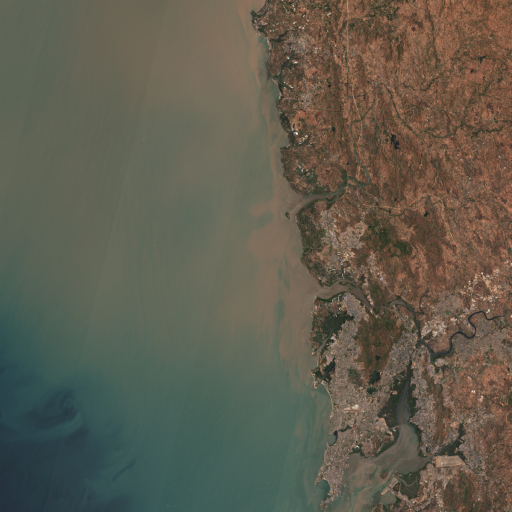
#> input picture test_pc.png, 512 x 512 px, given in place of ml, which was not available
$ python sweep_metrics.py --pred_dir ../.. --gt_dir ../..
#> lines starting #> are read from the running program, lines starting #| are printed output that depends on the picture; after the words box and inside, x2 and y2 are one past the last pixel; in counts of white or black regions, pixels touching at a corner belong together; pictures that were not available may be replaced by others from this repository, and a replacement may not be noted
"""
sweep_metrics.py

Usage:
    python sweep_metrics.py --pred_dir ./preds --gt_dir ./gts --out results.csv
    python sweep_metrics.py --pred_dir ./preds --gt_dir ./gts --out outputs/th_minarea_sweep.csv \
    --thresholds 0.3 0.4 0.5 0.6 0.7 0.8 0.9 --min_areas 0 20 50 100 200


    python scripts/sweep_metrics.py ^
  --pred_dir ./preds ^
  --gt_dir ./gts ^
  --out outputs/th_minarea_sweep.csv ^
  --thresholds 0.3 0.4 0.5 0.6 0.7 0.8 0.9 ^
  --min_areas 0 20 50 100 200 ^
  --save_samples

"""

import os
import argparse
from glob import glob
import numpy as np
import pandas as pd
import matplotlib.pyplot as plt
from tqdm import tqdm
from skimage import io
from skimage.morphology import remove_small_objects
from skimage.color import rgb2gray

# ---------- utils ----------
def load_image(path):
    """Load image and return float array in [0,1]. Handles uint8 and other integer types.
       If RGB, convert to grayscale."""
    arr = io.imread(path)
    if np.issubdtype(arr.dtype, np.integer):
        # scale integer types to [0,1]
        arr = arr.astype(np.float32) / np.iinfo(arr.dtype).max
    else:
        arr = arr.astype(np.float32)
    if arr.ndim == 3:
        # convert RGB to grayscale (preserves relative probability if RGB used for probs)
        arr = rgb2gray(arr)
    return np.asarray(arr, dtype=np.float32)

def binarize_and_filter(prob_map, thr, min_area):
    bin_mask = prob_map >= thr
    if min_area and min_area > 0:
        bin_mask = remove_small_objects(bin_mask.astype(bool), min_size=min_area)
    return bin_mask.astype(bool)

def confusion_from_masks(pred_mask, gt_mask):
    tp = np.logical_and(pred_mask, gt_mask).sum()
    fp = np.logical_and(pred_mask, np.logical_not(gt_mask)).sum()
    fn = np.logical_and(np.logical_not(pred_mask), gt_mask).sum()
    tn = np.logical_and(np.logical_not(pred_mask), np.logical_not(gt_mask)).sum()
    return int(tp), int(fp), int(fn), int(tn)

def safe_div(a, b):
    return a / b if b != 0 else 0.0

def compute_metrics(tp, fp, fn, tn):
    prec = safe_div(tp, tp + fp)
    rec  = safe_div(tp, tp + fn)
    f1   = safe_div(2 * prec * rec, prec + rec) if (prec + rec) > 0 else 0.0
    iou  = safe_div(tp, tp + fp + fn)
    return prec, rec, f1, iou

def normalize_basename(fname):
    """Normalize filename by removing common suffixes like _prob, _cls, _pred, _gt, _mask."""
    s = fname
    for suffix in ("_prob", "_cls", "_pred", "_mask", "_probmap", "_probs"):
        if s.endswith(suffix):
            return s[: -len(suffix)]
    # also strip trailing "_gt" (useful if GTs are named with _gt and preds are not)
    if s.endswith("_gt"):
        return s[: -3]
    return s

def save_sample_masks(out_dir, basename, pred_mask, gt_mask, thr, min_area, idx):
    """Save side-by-side sample visualization (pred, gt) as png."""
    os.makedirs(out_dir, exist_ok=True)
    # convert boolean masks to uint8 images
    pm = (pred_mask.astype(np.uint8) * 255)
    gm = (gt_mask.astype(np.uint8) * 255)
    # create 2-row image: pred on top, gt below
    h, w = pm.shape
    vis = np.zeros((h * 2, w), dtype=np.uint8)
    vis[0:h, :] = pm
    vis[h:, :] = gm
    fname = f"{basename}_thr{thr:.2f}_ma{min_area}_sample{idx}.png"
    io.imsave(os.path.join(out_dir, fname), vis)

# ---------- main ----------
def main(pred_dir, gt_dir, out_csv,
         thresholds = None, min_areas = None,
         save_plots = True, save_samples=False, sample_visualize_n = 4):

#> called with pred_dir = '../..', gt_dir = '../..', out_csv = 'sweep_results.csv', save_plots = True, save_samples = False, sample_visualize_n = 4
    if thresholds is None:
        thresholds = np.linspace(0.1, 0.95, 18)
    else:
        thresholds = np.array(thresholds, dtype=float)

    if min_areas is None:
        min_areas = [0]
    else:
        min_areas = [int(x) for x in min_areas]

    # collect GT lookup
    gt_lookup = {}
    for p in glob(os.path.join(gt_dir, "*")):
        bn = os.path.splitext(os.path.basename(p))[0]
        norm = normalize_basename(bn)
        gt_lookup[norm] = p
        # also store original basename mapping (in case exact matches are used)
        gt_lookup[bn] = p

    # collect prediction files and normalized basenames
    raw_pred_paths = sorted(glob(os.path.join(pred_dir, "*")))
    if len(raw_pred_paths) == 0:
        raise SystemExit(f"No prediction files found in {pred_dir}")

    pred_files = []
    for p in raw_pred_paths:
        bn = os.path.splitext(os.path.basename(p))[0]
        norm = normalize_basename(bn)
        pred_files.append((p, bn, norm))  # store original bn and normalized

    rows = []
    samples_outdir = os.path.join(os.path.dirname(out_csv) or ".", "samples")
    # iterate thresholds and min_areas
    for thr in thresholds:
        for min_area in min_areas:
            TP = FP = FN = TN = 0
            saved_sample_count = 0
            # iterate predictions
            for ppath, orig_bn, norm_bn in tqdm(pred_files, desc=f"thr={thr:.2f}, min_area={min_area}", leave=False):
                # find matching GT: prefer normalized basename then original
                gpath = None
                if norm_bn in gt_lookup:
                    gpath = gt_lookup[norm_bn]
                elif orig_bn in gt_lookup:
                    gpath = gt_lookup[orig_bn]
                else:
                    # no GT for this pred; skip
                    continue

                pred = load_image(ppath)
#> in load_image, arr is the input picture: shape (512, 512, 3); mean R, G, B 96.4, 93, 79
#> in load_image, `arr = rgb2gray(arr)`:
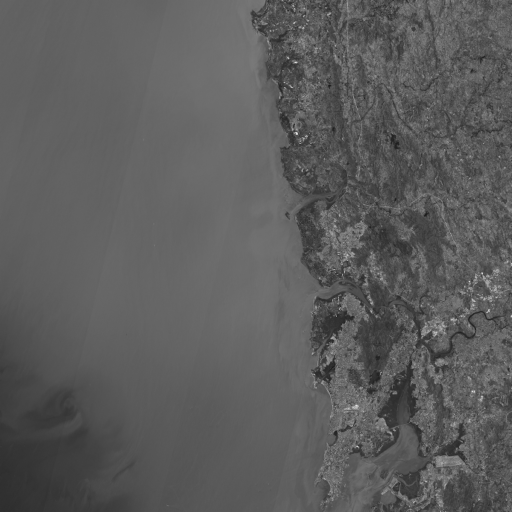
#> arr: shape (512, 512) float32; min 0.106, max 0.893, mean 0.364
                gt   = load_image(gpath)
                # ensure same shape -- if not, try to resize? for now skip mismatched shapes
                if pred.shape != gt.shape:
                    # try simple shape check (allow singleton channel)
                    if pred.ndim == 3 and pred.shape[2] == 1:
                        pred = pred[..., 0]
                    if gt.ndim == 3 and gt.shape[2] == 1:
                        gt = gt[..., 0]
                    if pred.shape != gt.shape:
                        # skip and warn
                        print(f"Skipping {ppath} because shape {pred.shape} != GT {gpath} shape {gt.shape}")
                        continue

                gt_mask = gt >= 0.5
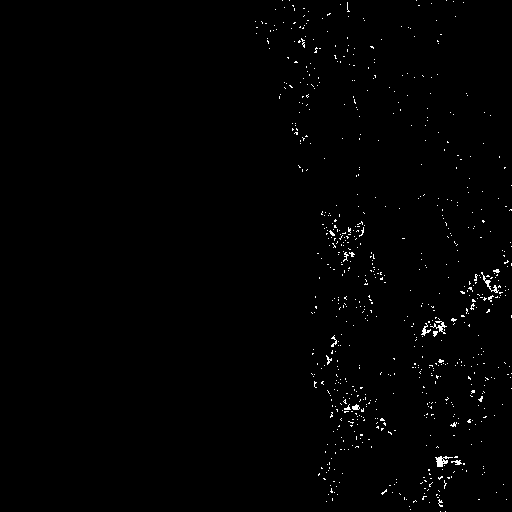
#> gt_mask: shape (512, 512) bool; 0.84% white in thin lines or dots, all inside (x1, y1, x2, y2) = (255, 0, 512, 512)
                pred_mask = binarize_and_filter(pred, thr, min_area)
#> in binarize_and_filter, `bin_mask = prob_map >= thr`: bin_mask: shape (512, 512) bool; every value is 1
                tp, fp, fn, tn = confusion_from_masks(pred_mask, gt_mask)
#> in confusion_from_masks, `tp = np.logical_and(pred_mask, gt_mask).sum()`: tp = 2189
#> in confusion_from_masks, `fp = np.logical_and(pred_mask, np.logical_not(gt_mask)).sum()`: fp = 259955
#> in confusion_from_masks, `fn = np.logical_and(np.logical_not(pred_mask), gt_mask).sum()`: fn = 0
#> tp = 2189; fp = 259955; fn = 0; tn = 0
                TP += tp; FP += fp; FN += fn; TN += tn
#> after `TP += tp`: TP = 2189
#> after `FP += fp`: FP = 259955
#> after `FN += fn`: FN = 0
#> after `TN += tn`: TN = 0

                # optionally save a few sample visualizations (pred above, gt below)
                if save_samples and saved_sample_count < sample_visualize_n:
                    try:
                        save_sample_masks(samples_outdir, normalize_basename(orig_bn), pred_mask, gt_mask, thr, min_area, saved_sample_count)
                        saved_sample_count += 1
                    except Exception as e:
                        print("Failed saving sample visualization:", e)

            prec, rec, f1, iou = compute_metrics(TP, FP, FN, TN)
            rows.append({
                "threshold": float(thr),
                "min_area": int(min_area),
                "tp": TP, "fp": FP, "fn": FN, "tn": TN,
                "precision": prec, "recall": rec, "f1": f1, "iou": iou
            })
            print(f"[thr={thr:.2f} ma={min_area}] TP={TP} FP={FP} FN={FN} TN={TN} prec={prec:.4f} rec={rec:.4f} f1={f1:.4f} iou={iou:.4f}")

    df = pd.DataFrame(rows)
    os.makedirs(os.path.dirname(out_csv) or ".", exist_ok=True)
    df.to_csv(out_csv, index=False)
    print(f"Saved results to {out_csv}")

    # ---------- plotting ----------
    if save_plots:
        plt.rcParams.update({'figure.max_open_warning': 0})
        if len(min_areas) == 1:
            ma = min_areas[0]
            d = df[df["min_area"] == ma].sort_values("threshold")
            plt.figure(figsize=(8,5))
            plt.plot(d["threshold"], d["precision"], marker='o', label="Precision")
            plt.plot(d["threshold"], d["recall"], marker='o', label="Recall")
            plt.plot(d["threshold"], d["f1"], marker='o', label="F1")
            plt.plot(d["threshold"], d["iou"], marker='o', label="IoU")
            plt.xlabel("Threshold")
            plt.ylabel("Score")
            plt.title(f"Metrics vs Threshold (min_area={ma})")
            plt.legend()
            plt.grid(True)
            plt.tight_layout()
            ppath = os.path.splitext(out_csv)[0] + f"_metrics_minarea_{ma}.png"
            plt.savefig(ppath, dpi=150)
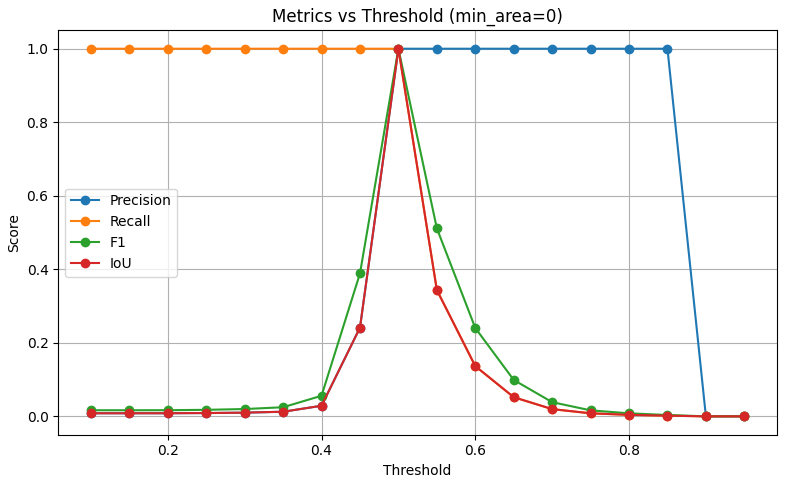
#> figure drawn by matplotlib, 1 panel; curve peaks at x = 0.5, y = 1; curve peaks at x = 0.1, y = 1; curve peaks at x = 0.5, y = 1
            print("Saved plot:", ppath)
            plt.close()
        else:
            pivot = df.pivot(index="min_area", columns="threshold", values="f1")
            plt.figure(figsize=(10,6))
            plt.imshow(pivot.values, aspect='auto', origin='lower')
            plt.colorbar(label='F1')
            plt.yticks(range(len(pivot.index)), pivot.index)
            plt.xticks(range(len(pivot.columns)), [f"{v:.2f}" for v in pivot.columns], rotation=45)
            plt.xlabel("Threshold")
            plt.ylabel("min_area")
            plt.title("F1 heatmap (min_area vs threshold)")
            plt.tight_layout()
            hpath = os.path.splitext(out_csv)[0] + f"_f1_heatmap.png"
            plt.savefig(hpath, dpi=150)
            print("Saved heatmap:", hpath)
            plt.close()

    if save_samples:
        print(f"Saved sample visualizations to {samples_outdir}")

    print("Done.")

if __name__ == "__main__":
    parser = argparse.ArgumentParser()
    parser.add_argument("--pred_dir", required=True, help="Directory with predicted probability maps (npy/png/tif).")
    parser.add_argument("--gt_dir", required=True, help="Directory with ground-truth binary masks.")
    parser.add_argument("--out", dest="out_csv", default="sweep_results.csv", help="Output CSV path.")
    parser.add_argument("--thresholds", nargs="+", type=float, help="List of thresholds to try, e.g. 0.1 0.2 0.3")
    parser.add_argument("--min_areas", nargs="+", type=int, help="List of min_area values to try, e.g. 0 20 50 100")
    parser.add_argument("--save_samples", action="store_true", help="Save a few sample binarized masks for visual debugging.")
    parser.add_argument("--sample_n", type=int, default=4, help="Number of sample visualizations to save per thr/min_area (default 4).")
    args = parser.parse_args()

    thresholds = np.array(args.thresholds) if args.thresholds else None
    min_areas = args.min_areas if args.min_areas else None

    main(pred_dir=args.pred_dir, gt_dir=args.gt_dir, out_csv=args.out_csv,
         thresholds=thresholds, min_areas=min_areas,
         save_plots=True, save_samples=args.save_samples, sample_visualize_n=args.sample_n)
